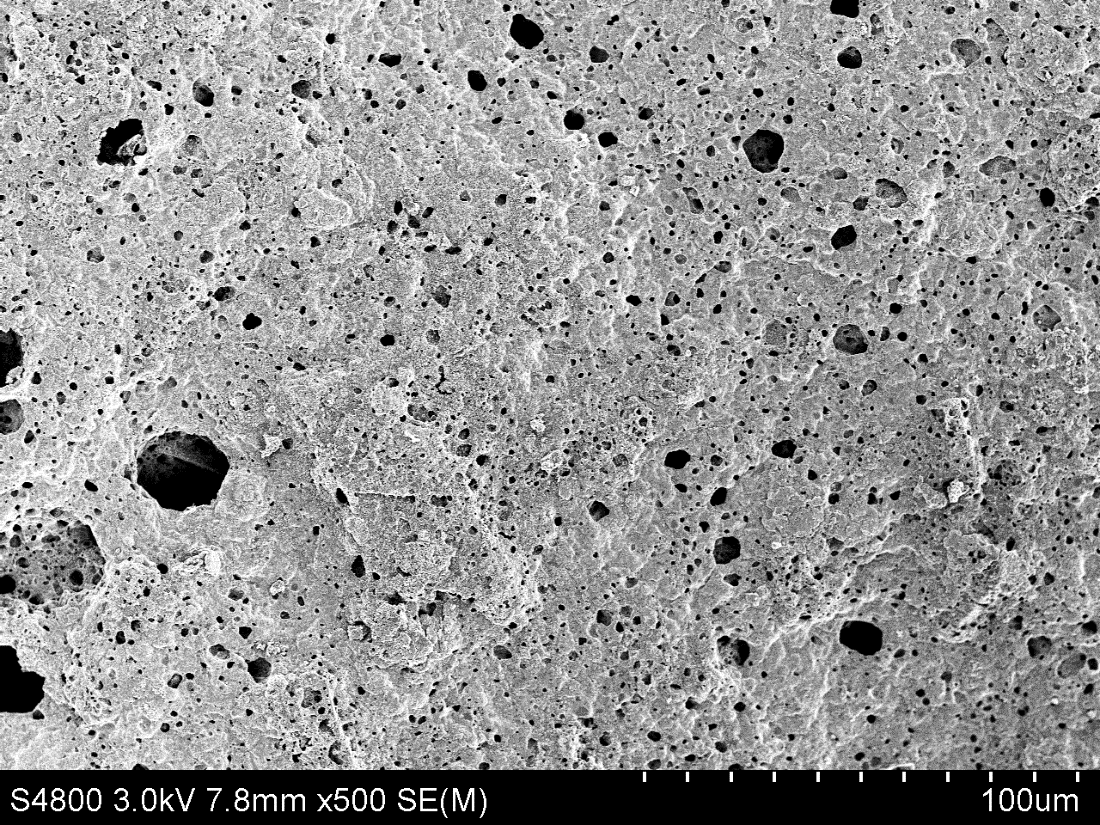
#> input picture data.tif, 1100 x 825 px
$ jupyter execute --allow-errors smooth-Copy1.ipynb
#> lines starting #> are read from the running program, lines starting #| are printed output that depends on the picture; after the words box and inside, x2 and y2 are one past the last pixel; in counts of white or black regions, pixels touching at a corner belong together
[cell 1]
import numpy as np
import os
import matplotlib.pyplot as plt
from scipy import misc
from PIL import Image
import cv2
import sys
from copy import deepcopy
from ipywidgets import widgets
from IPython.display import display

sys.setrecursionlimit(1000000000)

[cell 2]
print(dir(widgets.Output))

[cell 3]
# {0, 33, 66, 99, 140, 173, 206, 239, 16, 49, 82, 123, 156, 189, 222, 255}
# {0, 33, 66, 99, 132, 173, 206, 239, 16, 49, 82, 115, 156, 189, 222, 255}
image = cv2.imread("../data.tif", -1)
#> image is the input picture: shape (825, 1100, 3); min 0, max 255, mean 147.8
print(image.shape)
#| (825, 1100, 3)

plt.figure(figsize = (20, 20))
#> (this line was passed over: IPython is not available in this run)
smooth = image[:770, :]
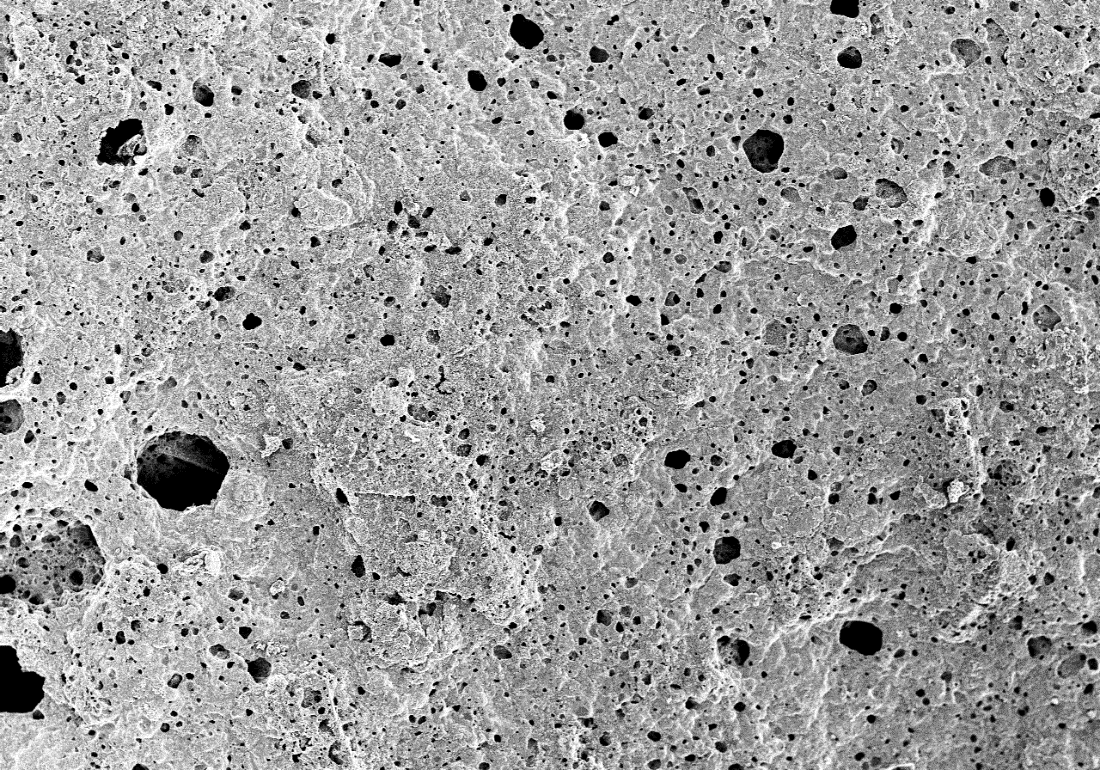
#> smooth: shape (770, 1100, 3); min 0, max 255, mean 157.1
# [8 lines of commented-out code are left out]

ret, smooth = cv2.threshold(smooth, 200, 1, cv2.THRESH_BINARY)
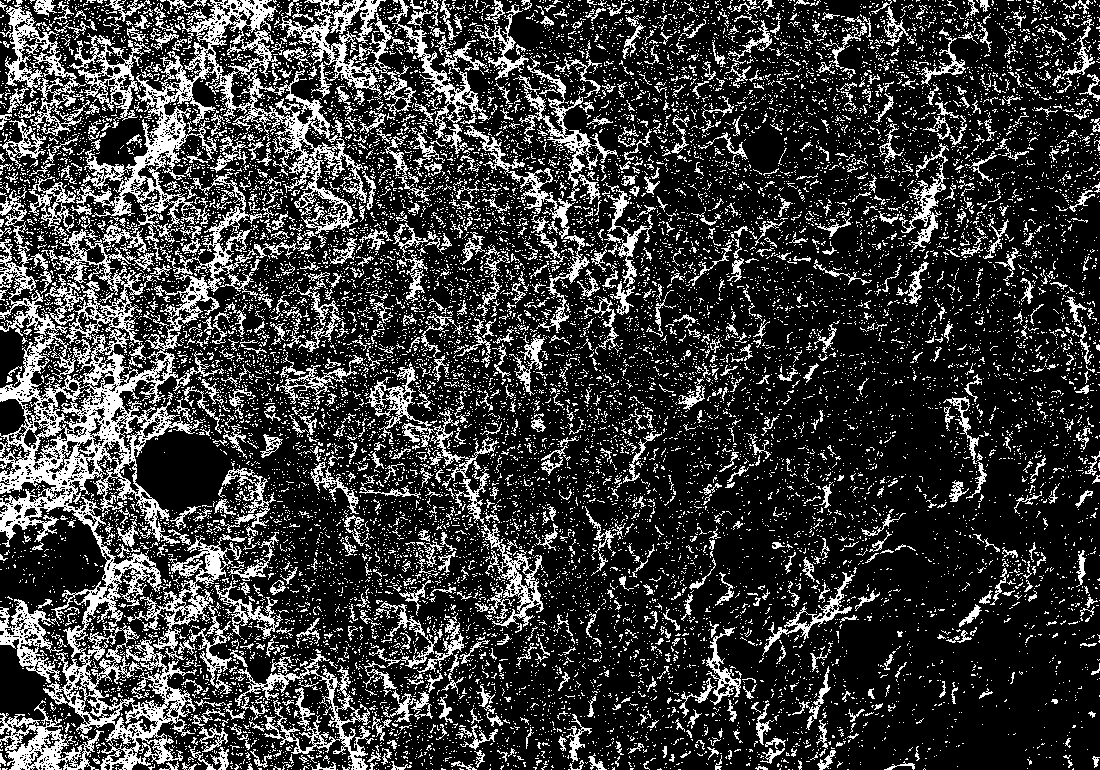
#> smooth: shape (770, 1100, 3); values 0 (black) and 1 (white), 23.2% white in thin lines or dots
smooth = cv2.medianBlur(smooth, 3)
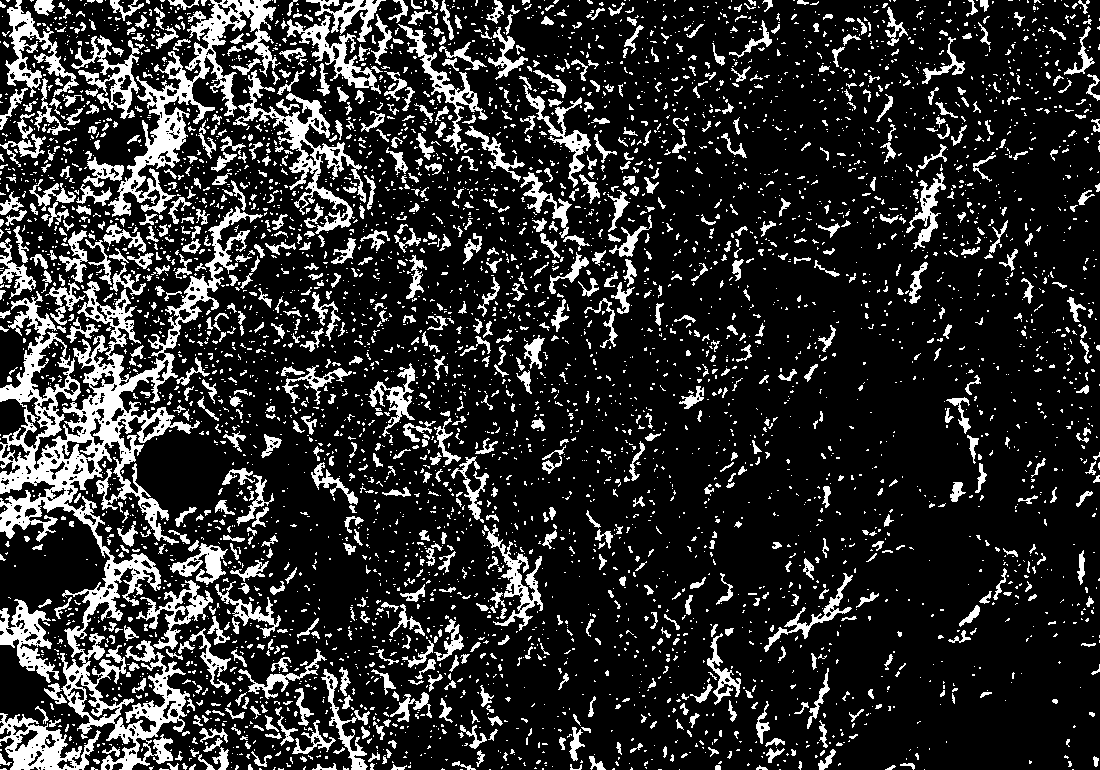
#> smooth: shape (770, 1100, 3); values 0 (black) and 1 (white), 18% white; 4982 white regions (3988 under 20 px), largest, box (x1, y1, x2, y2) and area: (0, 206, 263, 770) 26913, (108, 0, 281, 217) 7444, (233, 70, 366, 234) 3829
smooth = cv2.morphologyEx(smooth, cv2.MORPH_OPEN, (3,3))
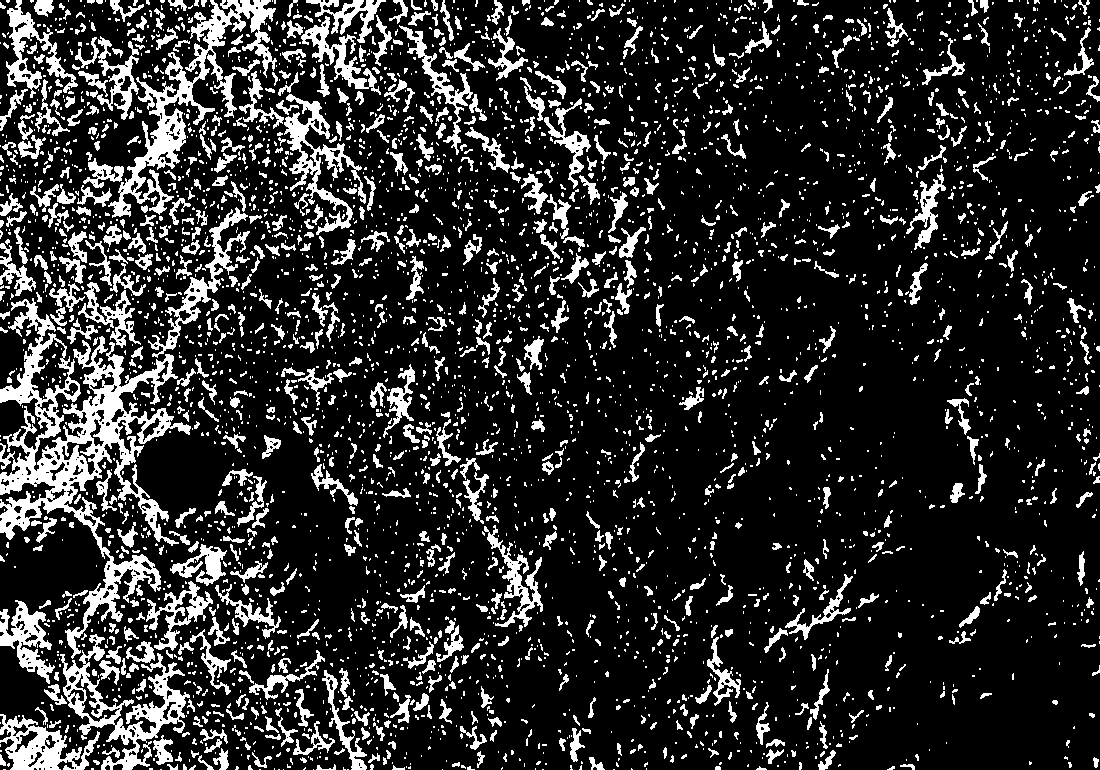
#> smooth: shape (770, 1100, 3); values 0 (black) and 1 (white), 17.2% white; 4247 white regions (3215 under 20 px), largest, box (x1, y1, x2, y2) and area: (0, 298, 191, 659) 16618, (108, 0, 277, 218) 7184, (60, 634, 190, 770) 4558

plt.imshow(image[:770, :], cmap = 'gray')
#> (this line was passed over: IPython is not available in this run)
# plt.imshow(smooth, alpha = 0.5)
plt.imshow(smooth, cmap = 'gray')
#> (this line was passed over: IPython is not available in this run)
plt.show()

[cell 4]
scale = image[775:780, 800:]

plt.figure(figsize = (10, 1))
#> (this line was passed over: IPython is not available in this run)

#> (the rest of this cell did not finish here and is left out)

[cell 5]
fx = [[0, 1], [1, 0], [0, -1], [-1, 0]]
shape = smooth.shape
#> shape = (770, 1100, 3)

def dfs(x, y):
    if x >= shape[0] or x < 0 or y >= shape[1] or y < 0 or smooth[x][y] == 1:
        return 0, 0, 0
    s = list()
    ans = 0
    xsum = 0
    ysum = 0
    s.append([x, y])
    while (s != []):
        x, y = s.pop()
        if x >= shape[0] or x < 0 or y >= shape[1] or y < 0 or smooth[x][y] == 1:
            continue
        smooth[x][y] = 1
        ans += 1
        xsum += x
        ysum += y
        for i in range(4):
            s.append([x + fx[i][0], y + fx[i][1]])


    return ans, xsum, ysum

[cell 6]
img = deepcopy(smooth)

plt.figure(figsize = (20, 20))
#> (this line was passed over: IPython is not available in this run)
plt.imshow(image[:770, :], cmap = 'gray')
#> (this line was passed over: IPython is not available in this run)
# plt.imshow(smooth, alpha = 0.5)
plt.imshow(smooth, cmap = 'gray')
#> (this line was passed over: IPython is not available in this run)
